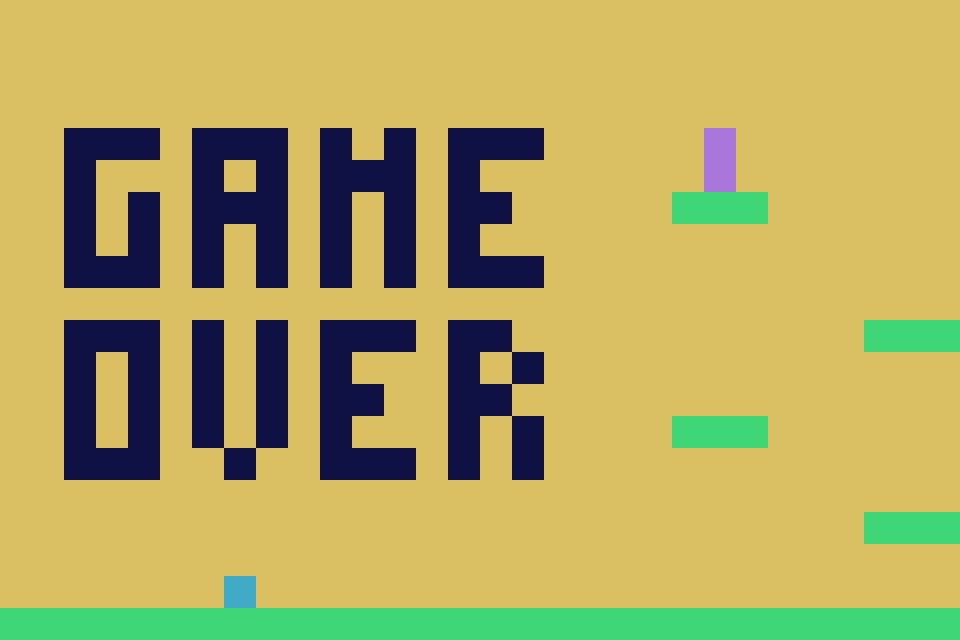

The image is a tile-based game level rendered from a .tmx file. Its description and complete source (layers, tilesets, objects, tile grids) follow:
An orthogonal 30x20 tile map with 32x32 px tiles, 1 tile layer (Tile Layer 1).

<map version="1.10" tiledversion="1.11.2" orientation="orthogonal" renderorder="right-down" width="30" height="20" tilewidth="32" tileheight="32" infinite="0" nextlayerid="2" nextobjectid="1">
 <tileset firstgid="1" source="tilemap.tsx" />
 <layer id="1" name="Tile Layer 1" width="30" height="20">
  <data encoding="csv">
6,6,6,6,6,6,6,6,6,6,6,6,6,6,6,6,6,6,6,6,6,6,6,6,6,6,6,6,6,6,
6,6,6,6,6,6,6,6,6,6,6,6,6,6,6,6,6,6,6,6,6,6,6,6,6,6,6,6,6,6,
6,6,6,6,6,6,6,6,6,6,6,6,6,6,6,6,6,6,6,6,6,6,6,6,6,6,6,6,6,6,
6,6,6,6,6,6,6,6,6,6,6,6,6,6,6,6,6,6,6,6,6,6,6,6,6,6,6,6,6,6,
6,6,2,2,2,6,2,2,2,6,2,6,2,6,2,2,2,6,6,6,6,6,3,6,6,6,6,6,6,6,
6,6,2,6,6,6,2,6,2,6,2,2,2,6,2,6,6,6,6,6,6,6,3,6,6,6,6,6,6,6,
6,6,2,6,2,6,2,2,2,6,2,6,2,6,2,2,6,6,6,6,6,8,8,8,6,6,6,6,6,6,
6,6,2,6,2,6,2,6,2,6,2,6,2,6,2,6,6,6,6,6,6,6,6,6,6,6,6,6,6,6,
6,6,2,2,2,6,2,6,2,6,2,6,2,6,2,2,2,6,6,6,6,6,6,6,6,6,6,6,6,6,
6,6,6,6,6,6,6,6,6,6,6,6,6,6,6,6,6,6,6,6,6,6,6,6,6,6,6,6,6,6,
6,6,2,2,2,6,2,6,2,6,2,2,2,6,2,2,6,6,6,6,6,6,6,6,6,6,6,8,8,8,
6,6,2,6,2,6,2,6,2,6,2,6,6,6,2,6,2,6,6,6,6,6,6,6,6,6,6,6,6,6,
6,6,2,6,2,6,2,6,2,6,2,2,6,6,2,2,6,6,6,6,6,6,6,6,6,6,6,6,6,6,
6,6,2,6,2,6,2,6,2,6,2,6,6,6,2,6,2,6,6,6,6,8,8,8,6,6,6,6,6,6,
6,6,2,2,2,6,6,2,6,6,2,2,2,6,2,6,2,6,6,6,6,6,6,6,6,6,6,6,6,6,
6,6,6,6,6,6,6,6,6,6,6,6,6,6,6,6,6,6,6,6,6,6,6,6,6,6,6,6,6,6,
6,6,6,6,6,6,6,6,6,6,6,6,6,6,6,6,6,6,6,6,6,6,6,6,6,6,6,8,8,8,
6,6,6,6,6,6,6,6,6,6,6,6,6,6,6,6,6,6,6,6,6,6,6,6,6,6,6,6,6,6,
6,6,6,6,6,6,6,1,6,6,6,6,6,6,6,6,6,6,6,6,6,6,6,6,6,6,6,6,6,6,
8,8,8,8,8,8,8,8,8,8,8,8,8,8,8,8,8,8,8,8,8,8,8,8,8,8,8,8,8,8
</data>
 </layer>
</map>